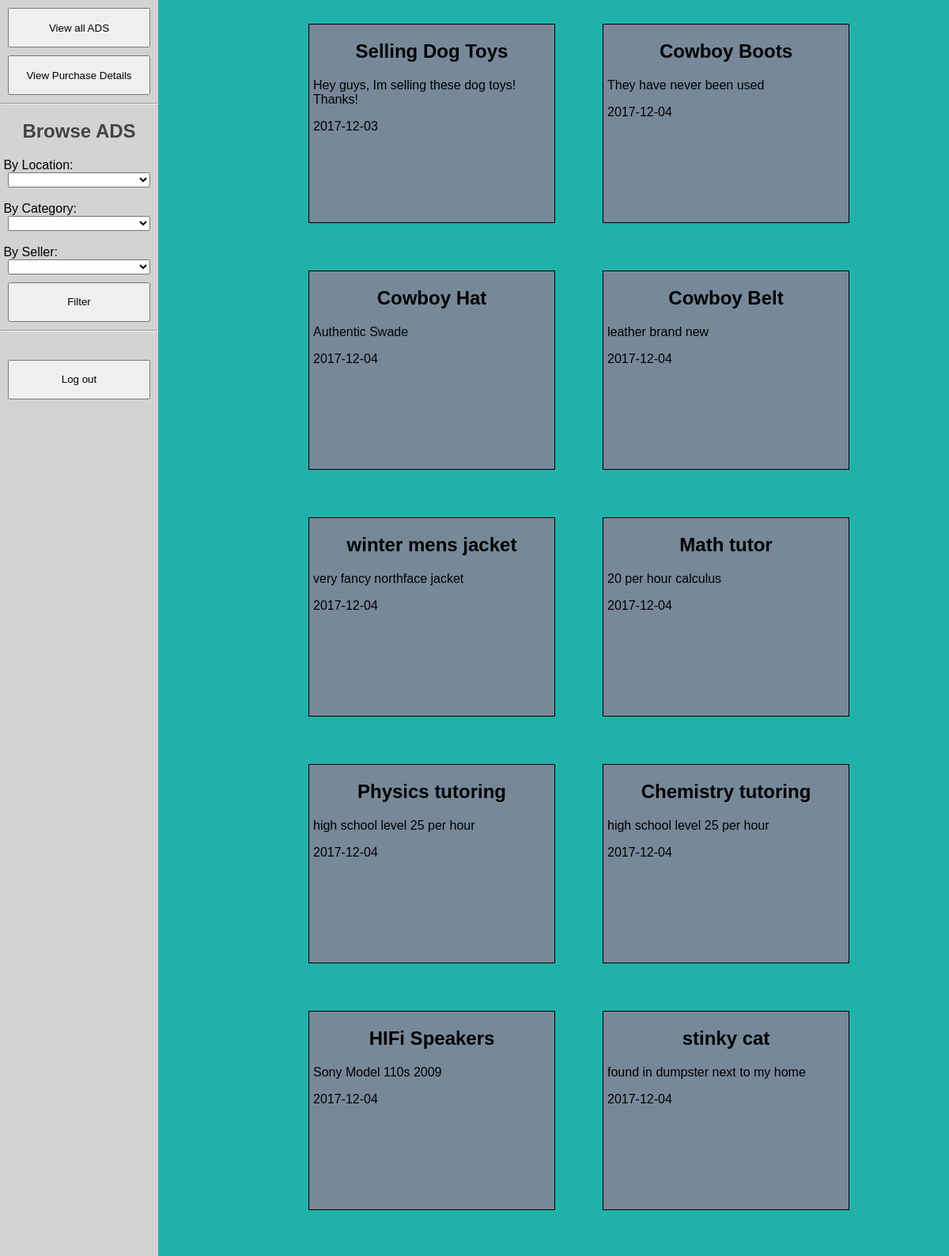
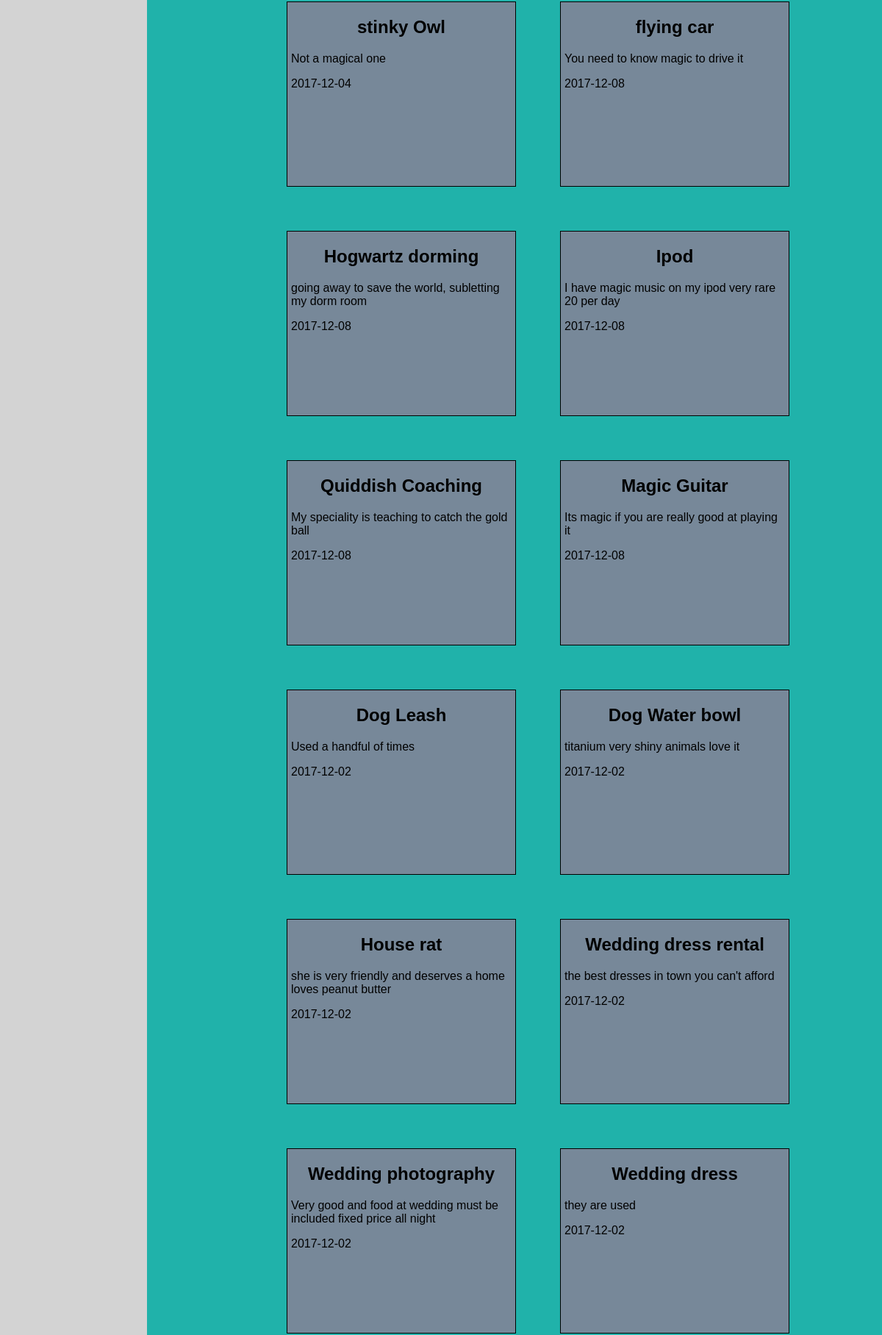
The page /userpage.php (signed in, upper part) on the database its author committed (2 pictures, top to bottom).
### tables this page shows
CREATE TABLE Ad (
    Id int PRIMARY KEY NOT NULL AUTO_INCREMENT,
    Username varchar(50) NOT NULL,
    Email varchar(50) NOT NULL,
    PhoneNumber varchar(20) NOT NULL,
    Price float NOT NULL,
    Available varchar(20) NOT NULL DEFAULT "ONLINE",
    ForSaleBy varchar(50) NOT NULL,
    Title varchar(50) NOT NULL,
    AdDesc varchar(255) NOT NULL,
    Addr varchar(100) NOT NULL,
    Category varchar(50) NOT NULL,
    SubCategory varchar(50) NOT NULL,
    Province varchar(50) NOT NULL,
    City varchar(50) NOT NULL,
    Posted Date,
    Sold   varchar(1) NOT NULL DEFAULT 'F',
    Promotion int NOT NULL DEFAULT 0,
    Rating int NOT NULL DEFAULT 0,
    Deleted varchar(1) NOT NULL DEFAULT 'F',
    Img    varchar(500) NOT NULL DEFAULT ""
);

### utils.php (the view, shortened to what this page needs)
<?php
function locationDropdown($provinces,$cities,$selectedProvince = null,$selectedCity = null) {
    echo "<select required id='province' name='province' type='text'>";
    echo "<option value=''> </option>";
    for($i = 0; $i < count($provinces); $i++) {
      if($provinces[$i]["province_name"] == $selectedProvince) {
        echo "<option selected='selected' value='" . $provinces[$i]["province_name"]  . "'>" . str_replace("-"," ",$provinces[$i]["province_name"])  . "</option>";
      } else {
        echo "<option value='" . $provinces[$i]["province_name"]  . "'>" . str_replace("-"," ",$provinces[$i]["province_name"])  . "</option>";
      }
    }
    echo "</select>";
}
function displayAds($ads,$mode = "NORMAL") {
    if($mode == "NORMAL") {
        for($i = 0; $i < count($ads); $i++) {
            echo "<div onclick='window.location.href=" . "\"viewad.php?id=" . $ads[$i]["Id"]  . "\"" . ";'" . "class='ad'><h2>" . $ads[$i]["Title"] . '</h2>';
            echo "<p>"  . $ads[$i]["AdDesc"] .  "</p>";
            echo "<p>" . $ads[$i]["Posted"] . "</p>";
            echo "</div>";
        }
    }
}
?>

### userpage.php (shortened to what this page needs)
<?php include 'config.php'; ?>
<?php include 'utils.php'; ?>
<!doctype html>
<html lang="en">
  <head>
    <link rel="stylesheet" href="index.css"/>
    <link rel="stylesheet" href="userpage.css"/>
  </head>
  <body>
    <?
    $conn = new PDO("mysql:host=$servername;dbname=$dbname", $username, $password);
    $conn->setAttribute(PDO::ATTR_ERRMODE, PDO::ERRMODE_EXCEPTION);
    $stmt = $conn->prepare("SELECT * FROM Category");
    $stmt->execute();
    $stmt->setFetchMode(PDO::FETCH_ASSOC);
    $categories = $stmt->fetchAll();
    $stmt = $conn->prepare("SELECT * FROM Province");
    $stmt->execute();
    $stmt->setFetchMode(PDO::FETCH_ASSOC);
    $provinces = $stmt->fetchAll();
    $stmt = $conn->prepare("SELECT * FROM City");
    $stmt->execute();
    $stmt->setFetchMode(PDO::FETCH_ASSOC);
    $cities = $stmt->fetchAll();
    $stmt = $conn->prepare("SELECT DISTINCT a.Username FROM Ad a, User u WHERE u.Username = a.Username AND DATE_ADD(a.Posted, INTERVAL u.Membership DAY) >= CURDATE() AND a.Available='ONLINE' AND a.Deleted='F' AND Sold='F'");
    $stmt->execute();
    $stmt->setFetchMode(PDO::FETCH_ASSOC);
    $sellers = $stmt->fetchAll();
    $ads = array();
    if(isset($_GET["myads"])) {
        if($_GET["myads"] != "") {
            $stmt = $conn->prepare("SELECT * FROM Ad WHERE Username=:username");
            $stmt->bindParam(':username', $_SESSION["Username"]);
            $stmt->execute();
            $stmt->setFetchMode(PDO::FETCH_ASSOC);
            $ads = $stmt->fetchAll();
        }
    } else {
        $stmt = $conn->prepare("SELECT a.* FROM Ad a, User u WHERE u.Username = a.Username AND DATE_ADD(a.Posted, INTERVAL u.Membership DAY) >= CURDATE() AND a.Available='ONLINE' AND a.Deleted='F' AND Sold='F' ORDER BY a.Promotion DESC");
        $stmt->bindParam(':username', $_SESSION["Username"]);
        $stmt->execute();
        $stmt->setFetchMode(PDO::FETCH_ASSOC);
        $tempads = $stmt->fetchAll();
        for($i = 0; $i < count($tempads); $i++) {
            $filtered = false;
            if(!$filtered) {
                array_push($ads,$tempads[$i]);
            }
        }
    }
    ?>
    <? if($_SESSION["Usertype"] == "ADMIN") { ?>
        <div class="aside">
            <button type="button" onclick="viewAllAds()"> View all ADS </button>
            <button type="button" onclick="something()"> View Purchase Details </button>
            <hr>
            <h2> Browse ADS </h2>
            &nbsp;By Location: <br>
            <?php locationDropdown($provinces,$cities); ?>
            <br>
            &nbsp;By Category: <br>
            <select id="category">
                <option value="">  </option>
                <? for($i = 0; $i < count($categories); $i++) {
                    echo "<option value='" . $categories[$i]["CategoryName"]  . "'>" . $categories[$i]["CategoryName"]  . "</option>";
                } ?>
            </select>
            <br> &nbsp;By Seller: <br>
            <select id="seller">
                <option value="">  </option>
                <? for($i = 0; $i < count($sellers); $i++) {
                    echo "<option value='" . $sellers[$i]["Username"]  . "'>" . $sellers[$i]["Username"]  . "</option>";
                } ?>
            </select>
            <button type="button" onclick="filter()" >  Filter </button>
            <hr>
            <br>
            <button type="button" onclick="logout()"> Log out </button>
        </div>
        <div class="content">
                <?php displayAds($ads); ?>
        </div>
    <? } ?>
  </body>
</html>

### index.css (style rules this page uses)
html, body { margin:0px; padding:0px; height:100%; width:100%; font-family: Helvetica, sans-serif; }
body { display:flex; align-content: center; justify-content: center; }
select { margin:5px; }
button { flex: 0 0 auto; display:block; margin:10px; width:200px; height:50px; }
.aside { flex:0 0 auto; height:100%; width:200px; background-color:lightgrey; margin:0; margin-right:auto; }
.content { flex:1 0 auto; background-color:lightseagreen; display:flex; flex-flow:row wrap; overflow-y:scroll; max-width:70%; }
.aside button { width:90%; margin-left:auto; margin-right:auto; }
.aside h2 { text-align:center; color:#444444; }
.aside select { width:90%; display:block; margin:0 auto 0 auto; }
.ad { flex:0 0 auto; width:300px; height:250px; background-color:lightslategray; border:1px solid black; margin:30px; padding-left:5px; padding-right:5px; overflow:none; cursor:pointer; }
.ad h2 { text-align:center; }

### userpage.css (style rules this page uses)
body { background-color:lightseagreen; }

### rows shown on the page
ad: Title "Selling Dog Toys", AdDesc "Hey guys, Im selling these dog toys! Thanks!", Posted "2017-12-03"
ad: Title "Cowboy Boots", AdDesc "They have never been used", Posted "2017-12-04"
ad: Title "Cowboy Hat", AdDesc "Authentic Swade", Posted "2017-12-04"
ad: Title "Cowboy Belt", AdDesc "leather brand new", Posted "2017-12-04"
ad: Title "winter mens jacket", AdDesc "very fancy northface jacket", Posted "2017-12-04"
ad: Title "Math tutor", AdDesc "20 per hour calculus", Posted "2017-12-04"
ad: Title "Physics tutoring", AdDesc "high school level 25 per hour", Posted "2017-12-04"
ad: Title "Chemistry tutoring", AdDesc "high school level 25 per hour", Posted "2017-12-04"
ad: Title "HIFi Speakers", AdDesc "Sony Model 110s 2009", Posted "2017-12-04"
ad: Title "stinky cat", AdDesc "found in dumpster next to my home", Posted "2017-12-04"
ad: Title "stinky Owl", AdDesc "Not a magical one", Posted "2017-12-04"
ad: Title "flying car", AdDesc "You need to know magic to drive it", Posted "2017-12-08"
ad: Title "Hogwartz dorming", AdDesc "going away to save the world, subletting my dorm room", Posted "2017-12-08"
ad: Title "Ipod", AdDesc "I have magic music on my ipod very rare 20 per day", Posted "2017-12-08"
ad: Title "Quiddish Coaching", AdDesc "My speciality is teaching to catch the gold ball", Posted "2017-12-08"
ad: Title "Magic Guitar", AdDesc "Its magic if you are really good at playing it", Posted "2017-12-08"
ad: Title "Dog Leash", AdDesc "Used a handful of times", Posted "2017-12-02"
ad: Title "Dog Water bowl", AdDesc "titanium very shiny animals love it", Posted "2017-12-02"
ad: Title "House rat", AdDesc "she is very friendly and deserves a home loves peanut butter", Posted "2017-12-02"
ad: Title "Wedding dress rental", AdDesc "the best dresses in town you can't afford", Posted "2017-12-02"
ad: Title "Wedding photography", AdDesc "Very good and food at wedding must be included fixed price all night", Posted "2017-12-02"
ad: Title "Wedding dress", AdDesc "they are used", Posted "2017-12-02"
